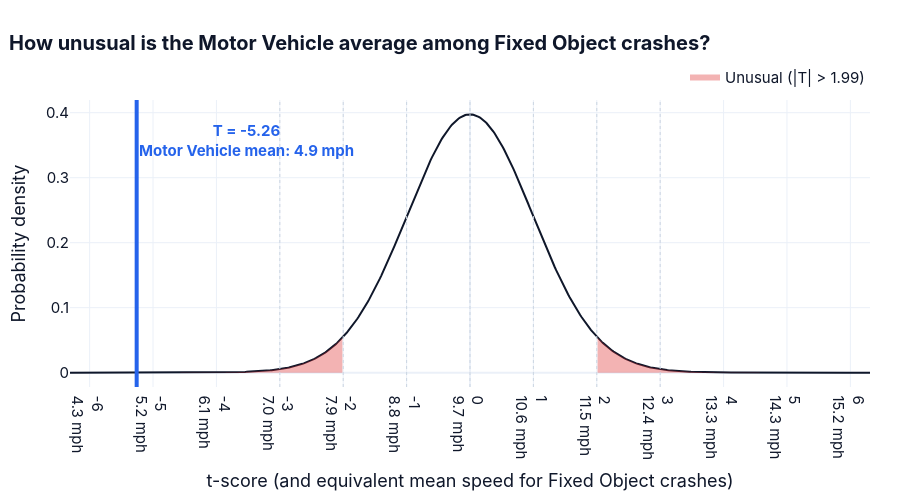

Notebook cell for this chart:
### Markdown cell above
## ④ 🎯 t-score: How unusual is the Motor Vehicle average speed?

$$T = \frac{X - \bar{x}}{s / \sqrt{n}}$$

**X** = Motor Vehicle mean speed, and **x̄, s, n** come from the Fixed Object sample. A large |T| means X is unusual for fixed-object crashes.

### Code cell
analysis.t_score()

### Figure 1 — Plotly figure (JSON) as saved in the notebook; plotly's stock layout.template omitted (floating-point values rounded to 4 significant figures; data arrays with more than 128 entries replaced by an {"elided": "..."} marker saying what was removed)
{"data": [{"line": {"color": "#0F172A", "width": 2}, "mode": "lines", "showlegend": false, "type": "scatter", "x": {"elided": "600 float values"}, "y": {"elided": "600 float values"}}, {"fill": "tozeroy", "fillcolor": "rgba(220,38,38,0.35)", "mode": "none", "name": "Unusual (|T| > 1.99)", "showlegend": true, "type": "scatter", "x": {"elided": "205 float values"}, "y": {"elided": "205 float values"}}, {"fill": "tozeroy", "fillcolor": "rgba(220,38,38,0.35)", "mode": "none", "name": "Unusual (|T| > 1.99)", "showlegend": false, "type": "scatter", "x": {"elided": "205 float values"}, "y": {"elided": "205 float values"}}], "layout": {"annotations": [{"font": {"color": "#2563EB", "size": 15}, "showarrow": false, "text": "<b>T = -5.26<br>Motor Vehicle mean: 4.9 mph</b>", "x": -5.258, "xanchor": "left", "y": 0.3577}], "font": {"color": "#0F172A", "family": "Inter, Segoe UI, Arial, sans-serif", "size": 15}, "height": 500, "legend": {"orientation": "h", "title": {}, "x": 1, "xanchor": "right", "y": 1.02, "yanchor": "bottom"}, "margin": {"b": 60, "l": 70, "r": 30, "t": 100}, "shapes": [{"line": {"color": "#CBD5E1", "dash": "dot", "width": 1}, "type": "line", "x0": -3, "x1": -3, "xref": "x", "y0": 0, "y1": 1, "yref": "y domain"}, {"line": {"color": "#CBD5E1", "dash": "dot", "width": 1}, "type": "line", "x0": -2, "x1": -2, "xref": "x", "y0": 0, "y1": 1, "yref": "y domain"}, {"line": {"color": "#CBD5E1", "dash": "dot", "width": 1}, "type": "line", "x0": -1, "x1": -1, "xref": "x", "y0": 0, "y1": 1, "yref": "y domain"}, {"line": {"color": "#CBD5E1", "dash": "dot", "width": 1}, "type": "line", "x0": 0, "x1": 0, "xref": "x", "y0": 0, "y1": 1, "yref": "y domain"}, {"line": {"color": "#CBD5E1", "dash": "dot", "width": 1}, "type": "line", "x0": 1, "x1": 1, "xref": "x", "y0": 0, "y1": 1, "yref": "y domain"}, {"line": {"color": "#CBD5E1", "dash": "dot", "width": 1}, "type": "line", "x0": 2, "x1": 2, "xref": "x", "y0": 0, "y1": 1, "yref": "y domain"}, {"line": {"color": "#CBD5E1", "dash": "dot", "width": 1}, "type": "line", "x0": 3, "x1": 3, "xref": "x", "y0": 0, "y1": 1, "yref": "y domain"}, {"line": {"color": "#2563EB", "width": 4}, "type": "line", "x0": -5.258, "x1": -5.258, "xref": "x", "y0": 0, "y1": 1, "yref": "y domain"}], "title": {"font": {"size": 20}, "text": "<b>How unusual is the Motor Vehicle average among Fixed Object crashes?</b>", "x": 0.01}, "xaxis": {"ticktext": ["-6<br>4.3 mph", "-5<br>5.2 mph", "-4<br>6.1 mph", "-3<br>7.0 mph", "-2<br>7.9 mph", "-1<br>8.8 mph", "0<br>9.7 mph", "1<br>10.6 mph", "2<br>11.5 mph", "3<br>12.4 mph", "4<br>13.3 mph", "5<br>14.3 mph", "6<br>15.2 mph"], "tickvals": [-6, -5, -4, -3, -2, -1, 0, 1, 2, 3, 4, 5, 6], "title": {"text": "t-score (and equivalent mean speed for Fixed Object crashes)"}}, "yaxis": {"title": {"text": "Probability density"}}}}
